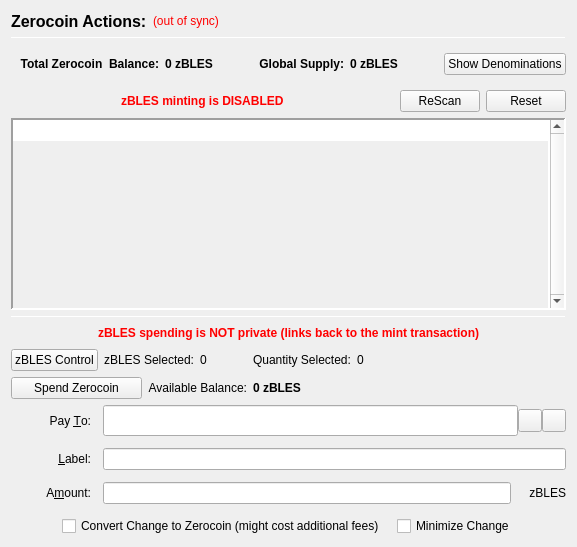
                  <widget class="QFrame" name="verticalFrameLeft">
                   <layout class="QVBoxLayout" name="verticalLayout_2">
                    <item>
                     <layout class="QVBoxLayout" name="verticalLayout_3">
                      <item>
                       <layout class="QHBoxLayout" name="horizontalLayout_3">
                        <item>
                         <widget class="QLabel" name="labelzBLESActions">
                          <property name="font">
                           <font>
                            <pointsize>12</pointsize>
                            <weight>75</weight>
                            <bold>true</bold>
                           </font>
                          </property>
                          <property name="text">
                           <string>Zerocoin Actions:</string>
                          </property>
                          <property name="alignment">
                           <set>Qt::AlignLeading|Qt::AlignLeft|Qt::AlignVCenter</set>
                          </property>
                         </widget>
                        </item>
                        <item>
                         <widget class="QLabel" name="labelzBLESSyncStatus">
                          <property name="toolTip">
                           <string>The displayed information may be out of date. Your wallet automatically synchronizes with the Blessing network after a connection is established, but this process has not completed yet.</string>
                          </property>
                          <property name="styleSheet">
                           <string notr="true">QLabel { color: red; }</string>
                          </property>
                          <property name="text">
                           <string notr="true">(out of sync)</string>
                          </property>
                          <property name="alignment">
                           <set>Qt::AlignLeading|Qt::AlignLeft|Qt::AlignVCenter</set>
                          </property>
                         </widget>
                        </item>
                        <item>
                         <spacer name="horizontalSpacer">
                          <property name="orientation">
                           <enum>Qt::Horizontal</enum>
                          </property>
                          <property name="sizeHint" stdset="0">
                           <size>
                            <width>40</width>
                            <height>20</height>
                           </size>
                          </property>
                         </spacer>
                        </item>
                       </layout>
                      </item>
                      <item>
                       <widget class="Line" name="lineUpperLeft">
                        <property name="minimumSize">
                         <size>
                          <width>0</width>
                          <height>1</height>
                         </size>
                        </property>
                        <property name="maximumSize">
                         <size>
                          <width>16777215</width>
                          <height>1</height>
                         </size>
                        </property>
                        <property name="frameShadow">
                         <enum>QFrame::Sunken</enum>
                        </property>
                        <property name="orientation">
                         <enum>Qt::Horizontal</enum>
                        </property>
                       </widget>
                      </item>
                      <item>
                       <widget class="QFrame" name="balanceSupplyFrame">
                        <layout class="QHBoxLayout" name="horizontalLayout_2" stretch="0,0,0,1,0">
                         <property name="rightMargin">
                          <number>0</number>
                         </property>
                         <item>
                          <layout class="QHBoxLayout" name="horizontalLayout_34">
                           <item>
                            <widget class="QLabel" name="labelzAvailableText_3">
                             <property name="font">
                              <font>
                               <weight>75</weight>
                               <bold>true</bold>
                              </font>
                             </property>
                             <property name="toolTip">
                              <string>Total Balance including unconfirmed and immature zBLES</string>
                             </property>
                             <property name="text">
                              <string>Total Zerocoin  Balance:</string>
                             </property>
                             <property name="alignment">
                              <set>Qt::AlignRight|Qt::AlignTrailing|Qt::AlignVCenter</set>
                             </property>
                            </widget>
                           </item>
                           <item>
                            <widget class="QLabel" name="labelzAvailableAmount_4">
                             <property name="minimumSize">
                              <size>
                               <width>40</width>
                               <height>0</height>
                              </size>
                             </property>
                             <property name="font">
                              <font>
                               <weight>75</weight>
                               <bold>true</bold>
                              </font>
                             </property>
                             <property name="toolTip">
                              <string>Total Balance including unconfirmed and immature zBLES</string>
                             </property>
                             <property name="text">
                              <string>0 zBLES</string>
                             </property>
                             <property name="alignment">
                              <set>Qt::AlignLeading|Qt::AlignLeft|Qt::AlignVCenter</set>
                             </property>
                            </widget>
                           </item>
                          </layout>
                         </item>
                         <item>
                          <spacer name="horizontalSpacer_32">
                           <property name="orientation">
                            <enum>Qt::Horizontal</enum>
                           </property>
                           <property name="sizeHint" stdset="0">
                            <size>
                             <width>40</width>
                             <height>20</height>
                            </size>
                           </property>
                          </spacer>
                         </item>
                         <item>
                          <layout class="QHBoxLayout" name="horizontalLayout_35">
                           <item>
                            <widget class="QLabel" name="labelZsupplyText_2">
                             <property name="font">
                              <font>
                               <weight>75</weight>
                               <bold>true</bold>
                              </font>
                             </property>
                             <property name="text">
                              <string>Global Supply:</string>
                             </property>
                             <property name="alignment">
                              <set>Qt::AlignRight|Qt::AlignTrailing|Qt::AlignVCenter</set>
                             </property>
                            </widget>
                           </item>
                           <item>
                            <widget class="QLabel" name="labelZsupplyAmount_2">
                             <property name="font">
                              <font>
                               <weight>75</weight>
                               <bold>true</bold>
                              </font>
                             </property>
                             <property name="text">
                              <string>0 zBLES</string>
                             </property>
                            </widget>
                           </item>
                          </layout>
                         </item>
                         <item>
                          <spacer name="horizontalSpacer_31">
                           <property name="orientation">
                            <enum>Qt::Horizontal</enum>
                           </property>
                           <property name="sizeHint" stdset="0">
                            <size>
                             <width>40</width>
                             <height>20</height>
                            </size>
                           </property>
                          </spacer>
                         </item>
                         <item>
                          <widget class="QPushButton" name="pushButtonShowDenoms">
                           <property name="toolTip">
                            <string>Show zBLES denominations list</string>
                           </property>
                           <property name="text">
                            <string>Show Denominations</string>
                           </property>
                          </widget>
                         </item>
                        </layout>
                       </widget>
                      </item>
                      <item>
                       <layout class="QHBoxLayout" name="horizontalLayout_4">
                        <item>
                         <spacer name="horizontalSpacer_2">
                          <property name="orientation">
                           <enum>Qt::Horizontal</enum>
                          </property>
                          <property name="sizeHint" stdset="0">
                           <size>
                            <width>40</width>
                            <height>20</height>
                           </size>
                          </property>
                         </spacer>
                        </item>
                        <item>
                         <widget class="QLabel" name="label">
                          <property name="styleSheet">
                           <string notr="true">color: red;
font-weight: bold;</string>
                          </property>
                          <property name="text">
                           <string>zBLES minting is DISABLED</string>
                          </property>
                         </widget>
                        </item>
                        <item>
                         <spacer name="horizontalSpacer_3">
                          <property name="orientation">
                           <enum>Qt::Horizontal</enum>
                          </property>
                          <property name="sizeHint" stdset="0">
                           <size>
                            <width>40</width>
                            <height>20</height>
                           </size>
                          </property>
                         </spacer>
                        </item>
                        <item>
                         <widget class="QPushButton" name="pushButtonMintReset">
                          <property name="maximumSize">
                           <size>
                            <width>80</width>
                            <height>16777215</height>
                           </size>
                          </property>
                          <property name="toolTip">
                           <string>Rescan the complete blockchain for  Zerocoin mints and their meta-data.</string>
                          </property>
                          <property name="text">
                           <string>ReScan</string>
                          </property>
                         </widget>
                        </item>
                        <item>
                         <widget class="QPushButton" name="pushButtonSpentReset">
                          <property name="maximumSize">
                           <size>
                            <width>80</width>
                            <height>16777215</height>
                           </size>
                          </property>
                          <property name="toolTip">
                           <string>Reset Zerocoin Wallet DB. Deletes transactions that did not make it into the blockchain.</string>
                          </property>
                          <property name="text">
                           <string>Reset</string>
                          </property>
                         </widget>
                        </item>
                       </layout>
                      </item>
                      <item>
                       <widget class="QPlainTextEdit" name="TEMintStatus">
                        <property name="font">
                         <font>
                          <pointsize>8</pointsize>
                         </font>
                        </property>
                        <property name="toolTip">
                         <string>Status and/or Mesages from the last Mint Action.</string>
                        </property>
                        <property name="frameShape">
                         <enum>QFrame::Panel</enum>
                        </property>
                        <property name="frameShadow">
                         <enum>QFrame::Sunken</enum>
                        </property>
                        <property name="lineWidth">
                         <number>2</number>
                        </property>
                        <property name="midLineWidth">
                         <number>2</number>
                        </property>
                        <property name="verticalScrollBarPolicy">
                         <enum>Qt::ScrollBarAlwaysOn</enum>
                        </property>
                        <property name="horizontalScrollBarPolicy">
                         <enum>Qt::ScrollBarAlwaysOff</enum>
                        </property>
                        <property name="readOnly">
                         <bool>true</bool>
                        </property>
                        <property name="plainText">
                         <string notr="true"/>
                        </property>
                        <property name="backgroundVisible">
                         <bool>true</bool>
                        </property>
                       </widget>
                      </item>
                      <item>
                       <widget class="Line" name="line">
                        <property name="minimumSize">
                         <size>
                          <width>0</width>
                          <height>1</height>
                         </size>
                        </property>
                        <property name="maximumSize">
                         <size>
                          <width>16777215</width>
                          <height>1</height>
                         </size>
                        </property>
                        <property name="orientation">
                         <enum>Qt::Horizontal</enum>
                        </property>
                       </widget>
                      </item>
                      <item>
                       <layout class="QHBoxLayout" name="horizontalLayout_7">
                        <item>
                         <spacer name="horizontalSpacer_18">
                          <property name="orientation">
                           <enum>Qt::Horizontal</enum>
                          </property>
                          <property name="sizeHint" stdset="0">
                           <size>
                            <width>40</width>
                            <height>20</height>
                           </size>
                          </property>
                         </spacer>
                        </item>
                        <item>
                         <widget class="QLabel" name="label_2">
                          <property name="styleSheet">
                           <string notr="true">color: red;
font-weight: bold;</string>
                          </property>
                          <property name="text">
                           <string>zBLES spending is NOT private (links back to the mint transaction)</string>
                          </property>
                         </widget>
                        </item>
                        <item>
                         <spacer name="horizontalSpacer_30">
                          <property name="orientation">
                           <enum>Qt::Horizontal</enum>
                          </property>
                          <property name="sizeHint" stdset="0">
                           <size>
                            <width>40</width>
                            <height>20</height>
                           </size>
                          </property>
                         </spacer>
                        </item>
                       </layout>
                      </item>
                      <item>
                       <layout class="QHBoxLayout" name="horizontalLayout_24">
                        <property name="leftMargin">
                         <number>0</number>
                        </property>
                        <property name="bottomMargin">
                         <number>0</number>
                        </property>
                        <item>
                         <widget class="QPushButton" name="pushButtonZPivControl">
                          <property name="text">
                           <string>zBLES Control</string>
                          </property>
                         </widget>
                        </item>
                        <item>
                         <widget class="QLabel" name="labelzPivSelected">
                          <property name="text">
                           <string>zBLES Selected:</string>
                          </property>
                         </widget>
                        </item>
                        <item>
                         <widget class="QLabel" name="labelzPivSelected_int">
                          <property name="text">
                           <string>0</string>
                          </property>
                         </widget>
                        </item>
                        <item>
                         <spacer name="horizontalSpacer_17">
                          <property name="orientation">
                           <enum>Qt::Horizontal</enum>
                          </property>
                          <property name="sizeType">
                           <enum>QSizePolicy::Fixed</enum>
                          </property>
                          <property name="sizeHint" stdset="0">
                           <size>
                            <width>40</width>
                            <height>20</height>
                           </size>
                          </property>
                         </spacer>
                        </item>
                        <item>
                         <widget class="QLabel" name="labelQuantitySelected">
                          <property name="text">
                           <string>Quantity Selected:</string>
                          </property>
                         </widget>
                        </item>
                        <item>
                         <widget class="QLabel" name="labelQuantitySelected_int">
                          <property name="text">
                           <string>0</string>
                          </property>
                         </widget>
                        </item>
                        <item>
                         <spacer name="horizontalSpacer_19">
                          <property name="orientation">
                           <enum>Qt::Horizontal</enum>
                          </property>
                          <property name="sizeHint" stdset="0">
                           <size>
                            <width>40</width>
                            <height>20</height>
                           </size>
                          </property>
                         </spacer>
                        </item>
                       </layout>
                      </item>
                      <item>
                       <layout class="QHBoxLayout" name="horizontalLayout_6">
                        <item>
                         <widget class="QPushButton" name="pushButtonSpendzBLES">
                          <property name="minimumSize">
                           <size>
                            <width>131</width>
                            <height>0</height>
                           </size>
                          </property>
                          <property name="toolTip">
                           <string>Spend Zerocoin. Without 'Pay To:' address creates payments to yourself.</string>
                          </property>
                          <property name="text">
                           <string>Spend Zerocoin</string>
                          </property>
                         </widget>
                        </item>
                        <item>
                         <widget class="QLabel" name="labelzBLESBalanceText">
                          <property name="toolTip">
                           <string>Available (mature and spendable) zBLES for spending</string>
                          </property>
                          <property name="text">
                           <string>Available Balance:</string>
                          </property>
                          <property name="alignment">
                           <set>Qt::AlignRight|Qt::AlignTrailing|Qt::AlignVCenter</set>
                          </property>
                         </widget>
                        </item>
                        <item>
                         <widget class="QLabel" name="labelzAvailableAmount_2">
                          <property name="font">
                           <font>
                            <weight>75</weight>
                            <bold>true</bold>
                           </font>
                          </property>
                          <property name="toolTip">
                           <string>Available (mature and spendable) zBLES for spending

zBLES are mature when they have more than 20 confirmations AND more than 2 mints of the same denomination after them were minted</string>
                          </property>
                          <property name="text">
                           <string>0 zBLES</string>
                          </property>
                          <property name="alignment">
                           <set>Qt::AlignLeading|Qt::AlignLeft|Qt::AlignVCenter</set>
                          </property>
                         </widget>
                        </item>
                        <item>
                         <spacer name="horizontalSpacer_4">
                          <property name="orientation">
                           <enum>Qt::Horizontal</enum>
                          </property>
                          <property name="sizeHint" stdset="0">
                           <size>
                            <width>40</width>
                            <height>20</height>
                           </size>
                          </property>
                         </spacer>
                        </item>
                       </layout>
                      </item>
                      <item>
                       <layout class="QGridLayout" name="gridLayout_7">
                        <property name="spacing">
                         <number>12</number>
                        </property>
                        <item row="0" column="0">
                         <widget class="QLabel" name="payToLabel">
                          <property name="minimumSize">
                           <size>
                            <width>80</width>
                            <height>0</height>
                           </size>
                          </property>
                          <property name="text">
                           <string>Pay &amp;To:</string>
                          </property>
                          <property name="alignment">
                           <set>Qt::AlignRight|Qt::AlignTrailing|Qt::AlignVCenter</set>
                          </property>
                          <property name="buddy">
                           <cstring>payTo</cstring>
                          </property>
                         </widget>
                        </item>
                        <item row="0" column="1">
                         <layout class="QHBoxLayout" name="payToLayout">
                          <property name="spacing">
                           <number>0</number>
                          </property>
                          <item>
                           <widget class="QValidatedLineEdit" name="payTo">
                            <property name="enabled">
                             <bool>true</bool>
                            </property>
                            <property name="minimumSize">
                             <size>
                              <width>0</width>
                              <height>31</height>
                             </size>
                            </property>
                            <property name="toolTip">
                             <string>The Blessing address to send the payment to. Creates local payment to yourself when empty.</string>
                            </property>
                           </widget>
                          </item>
                          <item>
                           <widget class="QToolButton" name="addressBookButton">
                            <property name="toolTip">
                             <string>Choose previously used address</string>
                            </property>
                            <property name="text">
                             <string/>
                            </property>
                            <property name="icon">
                             <iconset resource="../blessing.qrc">
                              <normaloff>:/icons/address-book</normaloff>:/icons/address-book</iconset>
                            </property>
                            <property name="shortcut">
                             <string>Alt+A</string>
                            </property>
                           </widget>
                          </item>
                          <item>
                           <widget class="QToolButton" name="pasteButton">
                            <property name="toolTip">
                             <string>Paste address from clipboard</string>
                            </property>
                            <property name="text">
                             <string/>
                            </property>
                            <property name="icon">
                             <iconset resource="../blessing.qrc">
                              <normaloff>:/icons/editpaste</normaloff>:/icons/editpaste</iconset>
                            </property>
                            <property name="shortcut">
                             <string>Alt+P</string>
                            </property>
                           </widget>
                          </item>
                         </layout>
                        </item>
                        <item row="1" column="0">
                         <widget class="QLabel" name="labelLabel">
                          <property name="minimumSize">
                           <size>
                            <width>80</width>
                            <height>0</height>
                           </size>
                          </property>
                          <property name="text">
                           <string>&amp;Label:</string>
                          </property>
                          <property name="alignment">
                           <set>Qt::AlignRight|Qt::AlignTrailing|Qt::AlignVCenter</set>
                          </property>
                          <property name="buddy">
                           <cstring>addAsLabel</cstring>
                          </property>
                         </widget>
                        </item>
                        <item row="1" column="1">
                         <widget class="QLineEdit" name="addAsLabel">
                          <property name="toolTip">
                           <string>Enter a label for this address to add it to the list of used addresses</string>
                          </property>
                         </widget>
                        </item>
                        <item row="2" column="0">
                         <widget class="QLabel" name="amountLabel">
                          <property name="minimumSize">
                           <size>
                            <width>80</width>
                            <height>0</height>
                           </size>
                          </property>
                          <property name="text">
                           <string>A&amp;mount:</string>
                          </property>
                          <property name="alignment">
                           <set>Qt::AlignRight|Qt::AlignTrailing|Qt::AlignVCenter</set>
                          </property>
                          <property name="buddy">
                           <cstring>zBLESpayAmount</cstring>
                          </property>
                         </widget>
                        </item>
                        <item row="2" column="1">
                         <layout class="QHBoxLayout" name="horizontalLayout_9">
                          <property name="spacing">
                           <number>0</number>
                          </property>
                          <item>
                           <widget class="QLineEdit" name="zBLESpayAmount"/>
                          </item>
                          <item>
                           <widget class="QLabel" name="labelzBLES">
                            <property name="minimumSize">
                             <size>
                              <width>55</width>
                              <height>0</height>
                             </size>
                            </property>
                            <property name="text">
                             <string>zBLES</string>
                            </property>
                            <property name="alignment">
                             <set>Qt::AlignRight|Qt::AlignTrailing|Qt::AlignVCenter</set>
                            </property>
                           </widget>
                          </item>
                         </layout>
                        </item>
                        <item row="3" column="0" colspan="2">
                         <layout class="QHBoxLayout" name="horizontalLayout_10">
                          <item>
                           <spacer name="horizontalSpacer_5">
                            <property name="orientation">
                             <enum>Qt::Horizontal</enum>
                            </property>
                            <property name="sizeHint" stdset="0">
                             <size>
                              <width>40</width>
                              <height>20</height>
                             </size>
                            </property>
                           </spacer>
                          </item>
                          <item>
                           <widget class="QCheckBox" name="checkBoxMintChange">
                            <property name="sizePolicy">
                             <sizepolicy hsizetype="MinimumExpanding" vsizetype="Fixed">
                              <horstretch>0</horstretch>
                              <verstretch>0</verstretch>
                             </sizepolicy>
                            </property>
                            <property name="layoutDirection">
                             <enum>Qt::LeftToRight</enum>
                            </property>
                            <property name="text">
                             <string>Convert Change to Zerocoin (might cost additional fees)</string>
                            </property>
                           </widget>
                          </item>
                          <item>
                           <widget class="QCheckBox" name="checkBoxMinimizeChange">
                            <property name="toolTip">
                             <string>If checked, the wallet tries to minimize the returning change instead of minimizing the number of spent denominations.</string>
                            </property>
                            <property name="text">
                             <string>Minimize Change</string>
                            </property>
                           </widget>
                          </item>
                          <item>
                           <spacer name="horizontalSpacer_6">
                            <property name="orientation">
                             <enum>Qt::Horizontal</enum>
                            </property>
                            <property name="sizeHint" stdset="0">
                             <size>
                              <width>40</width>
                              <height>20</height>
                             </size>
                            </property>
                           </spacer>
                          </item>
                         </layout>
                        </item>
                       </layout>
                      </item>
                     </layout>
                    </item>
                   </layout>
                  </widget>
